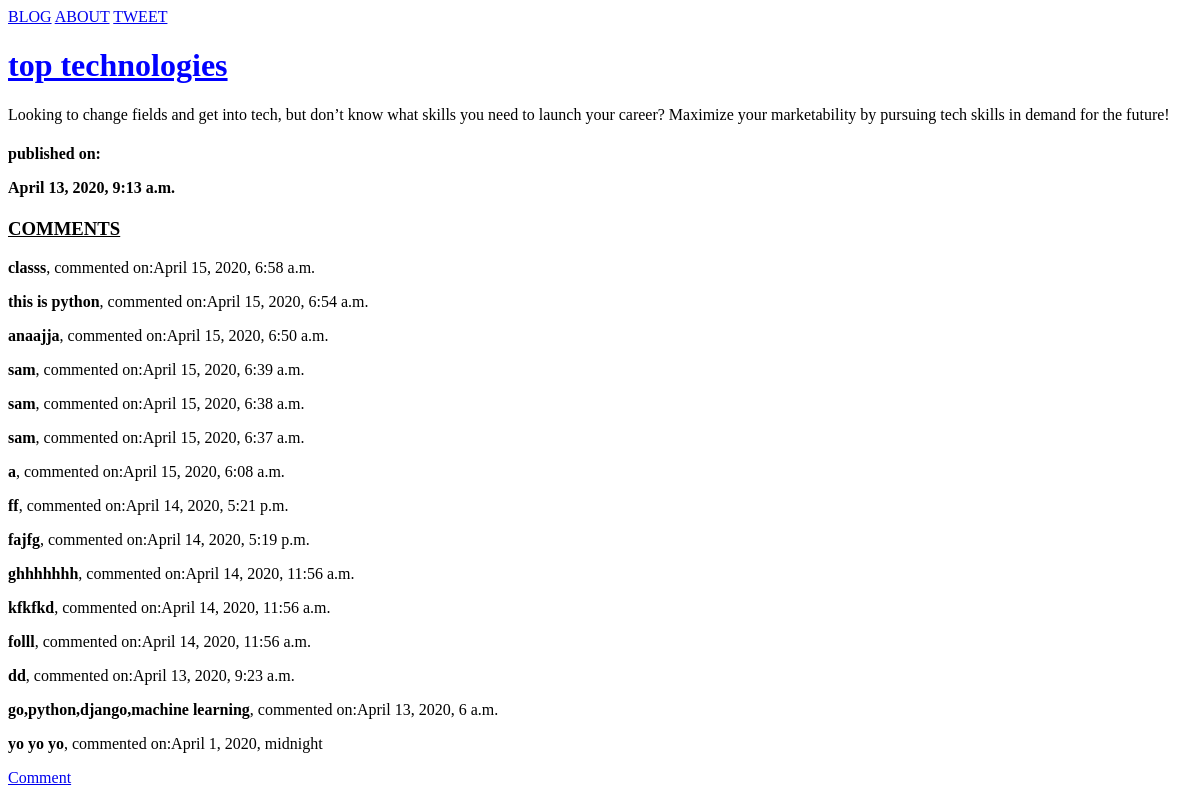
Page /myblog/1/ on the committed database.
### blog/models.py (models this page shows, shortened)
class Blog(models.Model):
    blog_head = models.CharField(max_length=200)
    blog_content = models.CharField(max_length =1000)
    pub_date = models.DateTimeField('date published')

class Comment(models.Model):
    comment_text = models.ForeignKey(Blog,on_delete= models.CASCADE)
    put_comment = models.CharField(max_length=200)
    co_date = models.DateTimeField('date published')
    def __str__(self):
        return self.put_comment
        '''
#<a href="{% url 'blog:comment' com.id %}">+Comment</a>
'''

### blog/views.py (the view)
# urls.py: path("<int:blog_id>/",views.detail,name='detail'),
def detail(request,blog_id):
    blogcontent = get_object_or_404(Blog, pk=blog_id)
    order=blogcontent.comment_set.order_by('-co_date')
    context={'blogcontent':blogcontent,"order":order}
    return render(request, 'blog/detail.html',context ) #change

### blog/templates/blog/detail.html
<!DOCTYPE html>
{% extends 'blog/index.html' %}
{% block body_block %}
<h1>{{ blogcontent.blog_head }}</h1>
{{ blogcontent.blog_content }}
<h4 id='k'>published on:<p id='p'>{{blogcontent.pub_date}}</p></h4>
<h3>COMMENTS</h3>
{% for com in order %}
    <p id='k'><strong>{{com}}</strong>, commented on:{{com.co_date}}</p>
{% endfor%}
<a href="{% url 'blog:comment' blogcontent.id %}">Comment</a>
{% endblock %}

### blog/templates/blog/index.html (shortened to what this page needs)
<!DOCTYPE html>
{% load static %}
<html lang="en" dir="ltr">
  <head>
<link rel="stylesheet" href="{% static "blog/css/style.css" %}">
  </head>
  <body>
<a href="{%url 'blog:index' %}">BLOG</a>
<a href="{%url 'blog:about' %}">ABOUT</a>
<a href="{%url 'blog:tweet' %}">TWEET</a>
    {% block body_block %}{% endblock %}
  </body>
</html>

### blog/static/blog/css/style.css (style rules this page uses)
h1 { color: blue; text-decoration: underline; }
h3 { color: black; text-decoration: underline; }

### rows in the picture
Blog: blog_head "top technologies", blog_content "Looking to change fields and get into tech, but don’t know what skills you need to launch your career? Maximize your marketability by pursuing tech skills in demand for the future!", pub_date "April 13, 2020, 9:13 a.m."
Comment: put_comment "classs", co_date "April 15, 2020, 6:58 a.m."
Comment: put_comment "this is python", co_date "April 15, 2020, 6:54 a.m."
Comment: put_comment "anaajja", co_date "April 15, 2020, 6:50 a.m."
Comment: put_comment "sam", co_date "April 15, 2020, 6:39 a.m."
Comment: put_comment "sam", co_date "April 15, 2020, 6:38 a.m."
Comment: put_comment "sam", co_date "April 15, 2020, 6:37 a.m."
Comment: put_comment "a", co_date "April 15, 2020, 6:08 a.m."
Comment: put_comment "ff", co_date "April 14, 2020, 5:21 p.m."
Comment: put_comment "fajfg", co_date "April 14, 2020, 5:19 p.m."
Comment: put_comment "ghhhhhhh", co_date "April 14, 2020, 11:56 a.m."
Comment: put_comment "kfkfkd", co_date "April 14, 2020, 11:56 a.m."
Comment: put_comment "folll", co_date "April 14, 2020, 11:56 a.m."
Comment: put_comment "dd", co_date "April 13, 2020, 9:23 a.m."
Comment: put_comment "go,python,django,machine learning", co_date "April 13, 2020, 6 a.m."
Comment: put_comment "yo yo yo", co_date "April 1, 2020, midnight"
